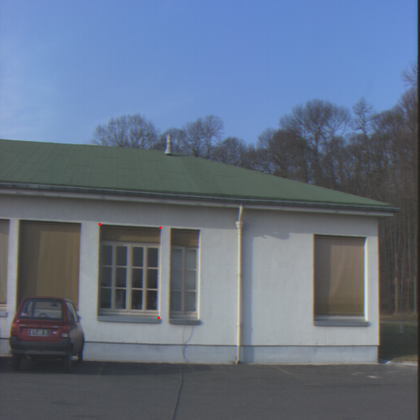
%> input picture Affine Transformation/Image-1 marked.png, 420 x 420 px, shrunk from 512 x 512 before the run
$ octave --eval "myHistogramEquilization(imread('../Affine Transformation/Image-1 marked.png'));"   (GNU Octave 9; MATLAB toolbox functions it lacks are replaced by stand-ins)
%> lines starting %> are read from the running program, lines starting %| are printed output that depends on the picture
%% This function will perform piecewise linear transformation for contrast stretching.
%  * author: Faraz Mazhar, BCSF14M529
% ASSUMPTIONS:
%  * None.

function myHistogramEquilization(I)
    [r, c] = size(I);
%> r = 420; c = 1260

    occur = zeros(256); % to hold number of occuraces of pixel values.
    s = zeros(256); % to hold values after applying CDF.

    % Counting number of occurances/
    for i = 1:r
        for j = 1:c
            pixval = (I(i,j) + 1);
            occur(pixval) = occur(pixval) + 1;
        end
    end
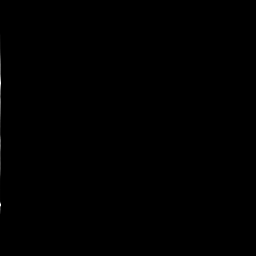
%> occur: size 256x256 double; min 0, max 11389, mean 8.1; drawn with min black and max white

    sum = 0;

    % Calculating CDF
    for k = 1:256
        sum = sum + occur(k);
        s(k) = (255/(r*c)) * sum;
    end
%> this loop made 256 passes
%> sum on passes 1 to 3: 0, 0, 0
%> after the loop, sum = 529200

    subplot(2,2,1); imshow(I); subplot(2,2,3); imhist(I);

    % Applying CDF
    for i = 1:r
        for j = 1:c
            pixval = I(i, j);
            I(i,j) = s(pixval + 1);
        end
    end
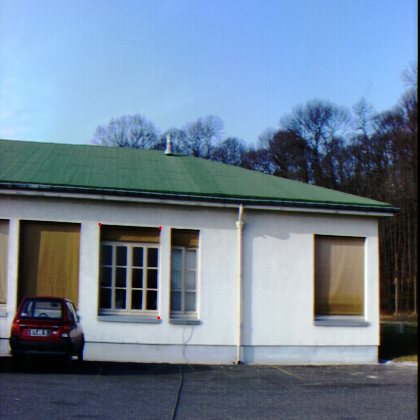
%> I: size 420x420x3 uint8; mean R, G, B 109.5, 128.4, 148
%> `myHistogramEquilization(imread('../Affine Transformation/Image-1 marke..`:
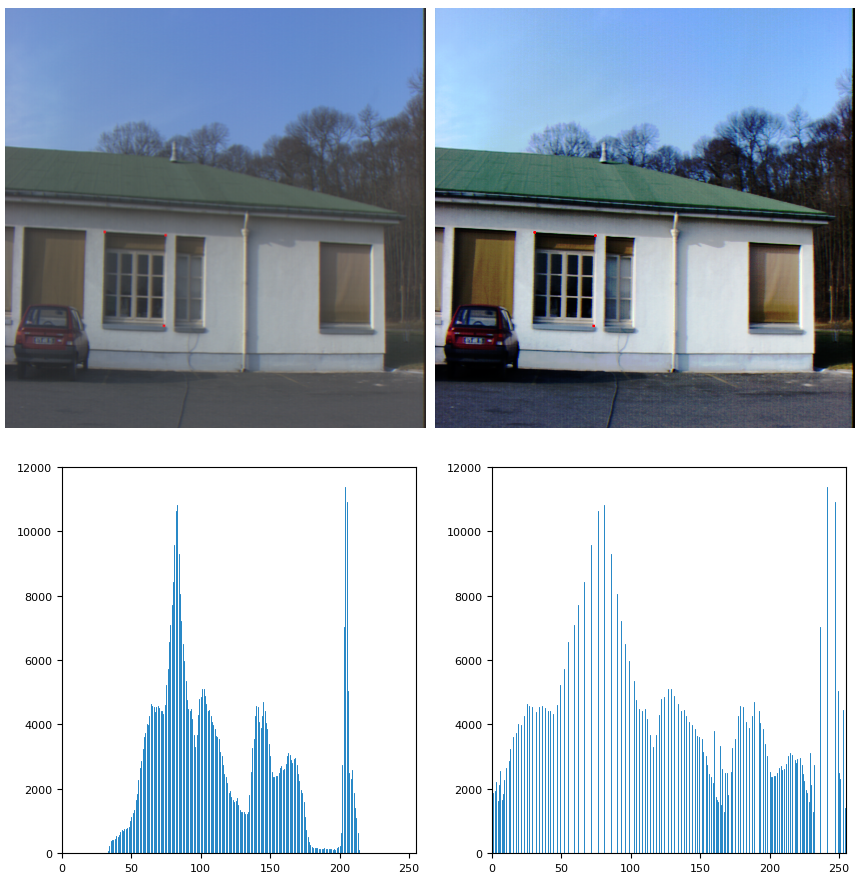
%> figure redrawn from the program's plot data, 4 panels

    subplot(2,2,2); imshow(I); subplot(2,2,4); imhist(I);
    imwrite(I, 'D:\Equalized.tif');

$ run again, on Affine Transformation/Image-2 marked.png
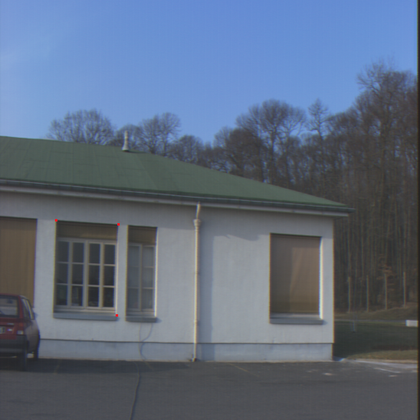
%> input picture Affine Transformation/Image-2 marked.png, 420 x 420 px, shrunk from 512 x 512 before the run
%> the loop in myHistogramEquilization, `for k = 1:256` made 256 passes
%> sum on passes 1 to 3: 0, 0, 0
%> after the loop in myHistogramEquilization, `for k = 1:256`: sum = 529200
%> after the loop in myHistogramEquilization, `for i = 1:r`:
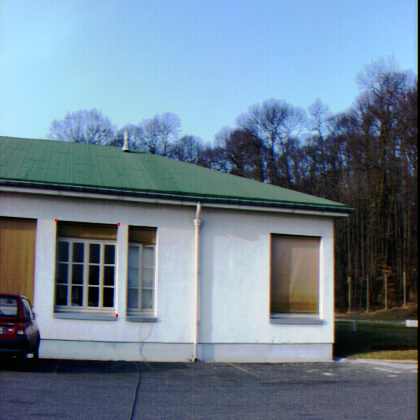
%> I: size 420x420x3 uint8; mean R, G, B 110.2, 129.8, 146.3
%> `myHistogramEquilization(imread('../Affine Transformation/Image-1 marke..`:
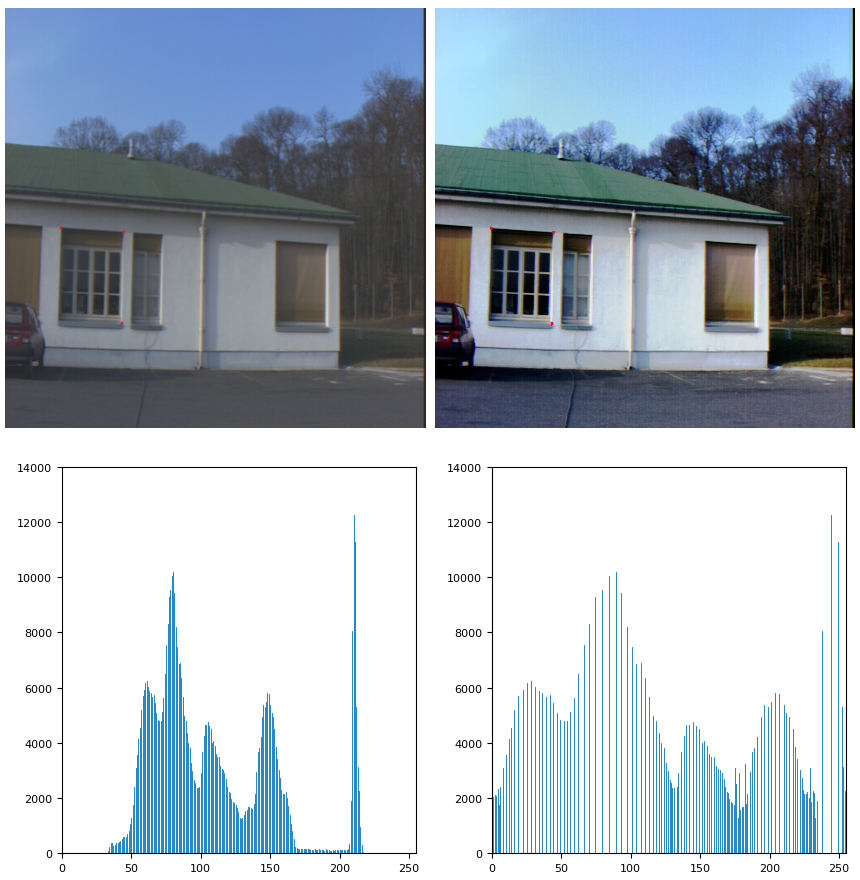
%> figure redrawn from the program's plot data, 4 panels
